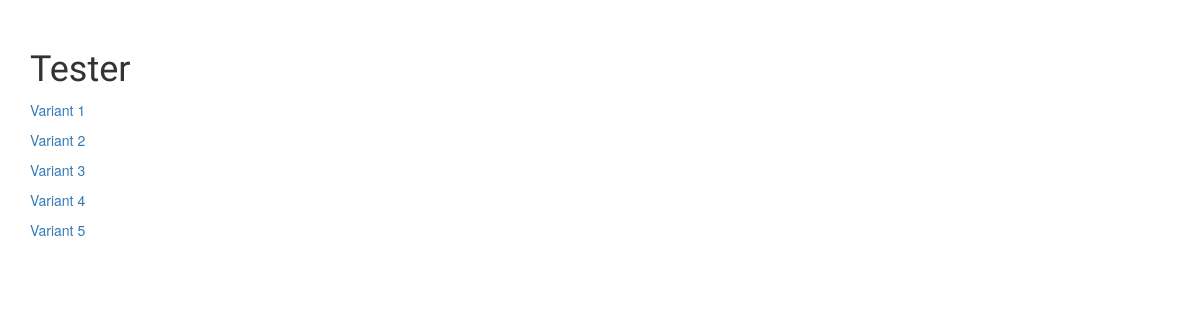
Before: / with the older database file.
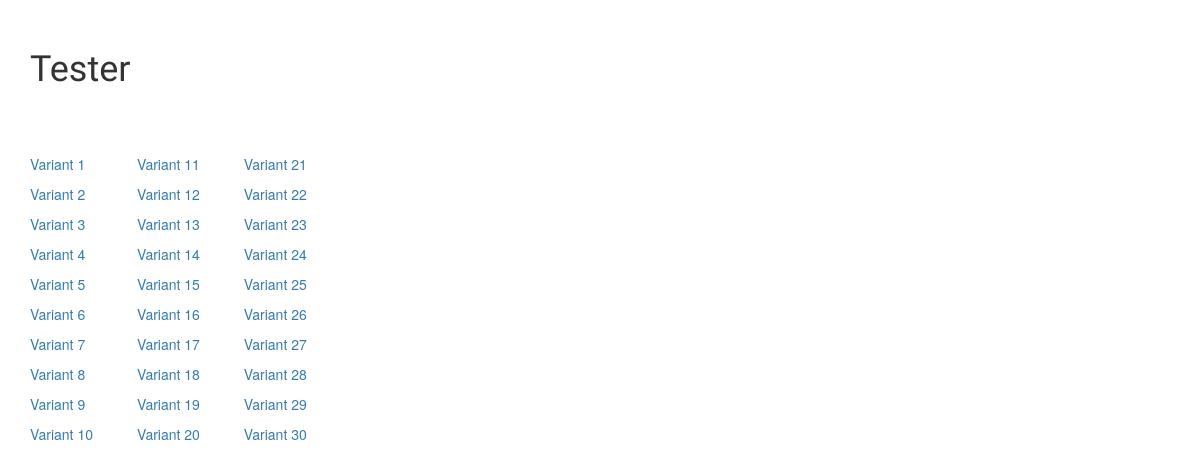
After: the same page with the newer database file.
### testapp/models.py (models this page shows, shortened)
class Variant(models.Model):
    name = models.CharField(max_length=140, default='Вариант')
    tasks = models.ManyToManyField(Task, blank=True)

### testapp/views.py (the view)
# urls.py: url(r'^$', views.index, name='index'),
def index(request):
    variants = Variant.objects.values('pk', 'name')
    return render(request, 'testapp/index.html', {'variants': variants})

### testapp/templates/testapp/index.html (shortened to what this page needs)
{% load staticfiles %}
<html lang="en">
<head>
    <link rel="stylesheet" href="//maxcdn.bootstrapcdn.com/bootstrap/3.2.0/css/bootstrap.min.css">
    <link rel="stylesheet" href="//maxcdn.bootstrapcdn.com/bootstrap/3.2.0/css/bootstrap-theme.min.css">
    <link rel="stylesheet" href="{% static 'css/blog.css' %}">
</head>
<body>
<h1>Tester</h1>
<div class="post">
    {% for variant in variants %}
    <p><a href="{% url 'variant_detail' pk=variant.pk %}">{{ variant.name }}</a></p>
    {% if forloop.counter|divisibleby:10 %}
</div>
<div class="post">
    {% endif %}
    {% endfor %}
</div>
</body>
</html>

### testapp/static/css/blog.css (style rules this page uses)
body { padding: 30px 30px 30px 30px; }
h1, h2, h3, h4 { font-family: 'Lobster', cursive; }
.post { margin-bottom: 70px; margin-right: 40px; display: inline-table; }

Changed rows visible on the page:
added Variant: name "Variant 6"
added Variant: name "Variant 7"
added Variant: name "Variant 8"
added Variant: name "Variant 9"
added Variant: name "Variant 10"
added Variant: name "Variant 11"
added Variant: name "Variant 12"
added Variant: name "Variant 13"
added Variant: name "Variant 14"
added Variant: name "Variant 15"
added Variant: name "Variant 16"
added Variant: name "Variant 17"
added Variant: name "Variant 18"
added Variant: name "Variant 19"
added Variant: name "Variant 20"
added Variant: name "Variant 21"
added Variant: name "Variant 22"
added Variant: name "Variant 23"
added Variant: name "Variant 24"
added Variant: name "Variant 25"
added Variant: name "Variant 26"
added Variant: name "Variant 27"
added Variant: name "Variant 28"
added Variant: name "Variant 29"
added Variant: name "Variant 30"
